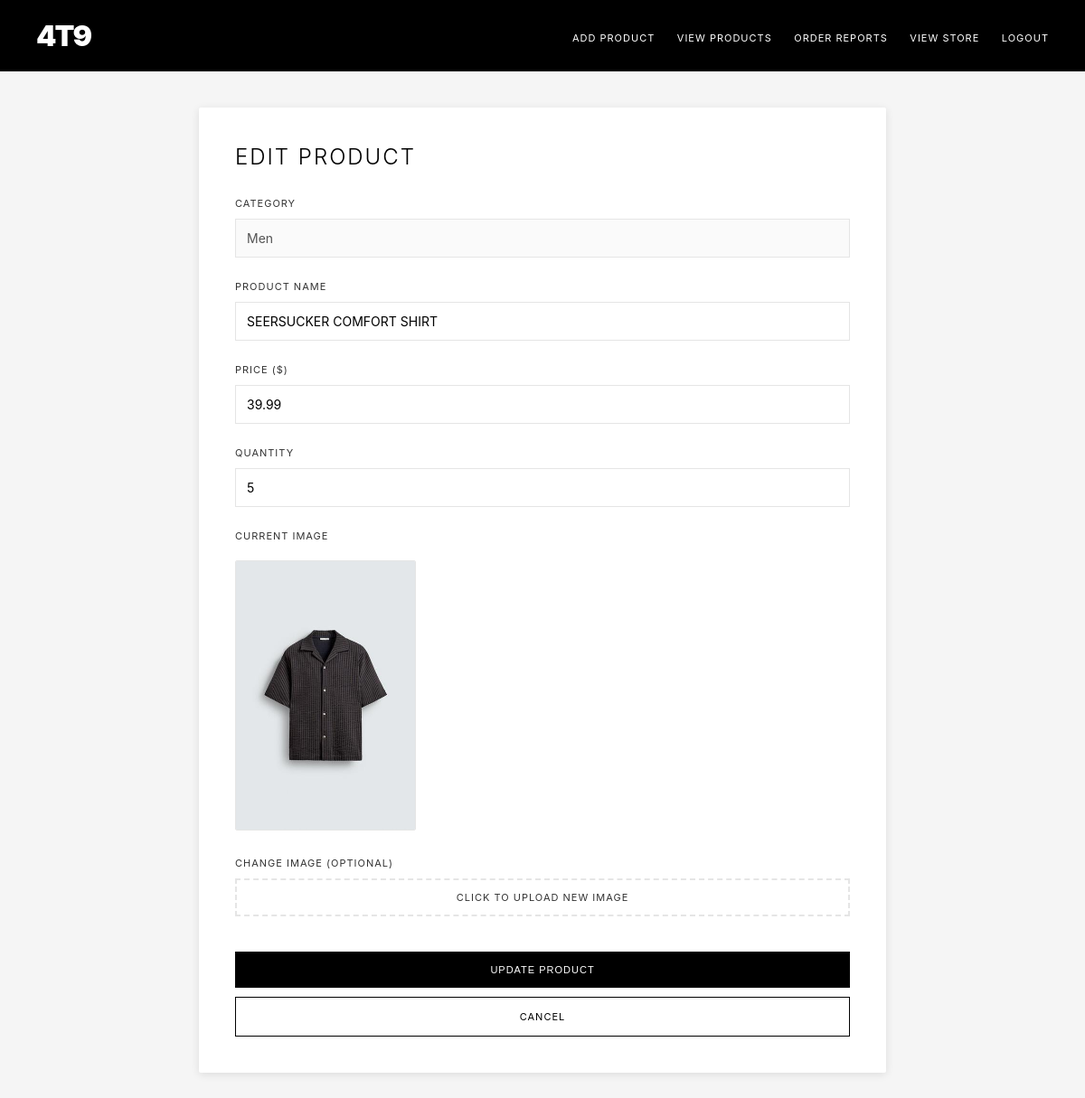
The app's page /admin/edit_product.php?id=14&category=men (signed in) with its own data.
### tables this page shows
CREATE TABLE `men` (
  `id` int NOT NULL,
  `name` varchar(255) NOT NULL,
  `price` decimal(10,2) NOT NULL,
  `qty` int NOT NULL,
  `image` varchar(255) NOT NULL,
  `created_at` timestamp NULL DEFAULT CURRENT_TIMESTAMP
);

### admin/edit_product.php (the view, shortened to what this page needs)
<?php
require_once '../includes/db.php';
$id = $_GET['id'] ?? '';
$category = $_GET['category'] ?? 'men';
$stmt = $pdo->prepare("SELECT * FROM $category WHERE id = :id");
$stmt->execute(['id' => $id]);
$product = $stmt->fetch();
?>
<!DOCTYPE html>
<html lang="en">
<head>
</head>
<body>
    <div class="admin-header">
        <div class="admin-logo">4T9</div>
        <div class="admin-nav">
            <a href="dashboard.php">Add Product</a>
            <a href="view_products.php">View Products</a>
            <a href="order_reports.php">Order Reports</a>
            <a href="../home.php">View Store</a>
            <a href="logout.php">Logout</a>
        </div>
    </div>
    <div class="container">
        <div class="card">
            <h2>Edit Product</h2>
            <form method="POST" enctype="multipart/form-data">
                <div class="form-group">
                    <label>Category</label>
                    <input type="text" value="<?php echo ucfirst($category); ?>" disabled>
                </div>
                <div class="form-group">
                    <label for="name">Product Name</label>
                    <input type="text" id="name" name="name" value="<?php echo htmlspecialchars($product['name']); ?>" required>
                </div>
                <div class="form-group">
                    <label for="price">Price ($)</label>
                    <input type="number" id="price" name="price" step="0.01" min="0" value="<?php echo $product['price']; ?>" required>
                </div>
                <div class="form-group">
                    <label for="qty">Quantity</label>
                    <input type="number" id="qty" name="qty" min="0" value="<?php echo $product['qty']; ?>" required>
                </div>
                <div class="form-group">
                    <label>Current Image</label>
                    <img src="../uploadimg/<?php echo htmlspecialchars($product['image']); ?>" alt="Product" class="current-image">
                </div>
                <div class="form-group">
                    <label>Change Image (Optional)</label>
                    <div class="file-input-wrapper">
                        <label for="image" class="file-input-label">
                            Click to upload new image
                        </label>
                    </div>
                </div>
                <button type="submit" class="btn-submit">Update Product</button>
                <a href="view_products.php?category=<?php echo $category; ?>" class="btn-cancel">Cancel</a>
            </form>
        </div>
    </div>
</body>
</html>

### admin/edit_product.php (style rules this page uses)
* { margin: 0; padding: 0; box-sizing: border-box; }
body { font-family: -apple-system, BlinkMacSystemFont, 'Segoe UI', Roboto, 'Helvetica Neue', Arial, sans-serif; background: #f5f5f5; }
.admin-header { background: #000; color: #fff; padding: 20px 40px; display: flex; justify-content: space-between; align-items: center; }
.admin-logo { font-size: 32px; font-weight: 900; letter-spacing: -2px; }
.admin-nav a { color: #fff; text-decoration: none; margin-left: 20px; font-size: 11px; letter-spacing: 1px; text-transform: uppercase; }
.container { max-width: 800px; margin: 40px auto; padding: 0 20px; }
.card { background: #fff; padding: 40px; border-radius: 2px; box-shadow: 0 2px 10px rgba(0,0,0,0.1); }
.card h2 { font-size: 24px; font-weight: 300; letter-spacing: 2px; text-transform: uppercase; margin-bottom: 30px; }
.form-group { margin-bottom: 25px; }
.form-group label { display: block; font-size: 11px; letter-spacing: 1px; text-transform: uppercase; margin-bottom: 10px; color: #333; }
.form-group input, .form-group select { width: 100%; padding: 12px; border: 1px solid #e5e5e5; font-size: 14px; outline: none; transition: border 0.3s; font-family: inherit; }
.btn-submit { width: 100%; padding: 14px; background: #000; color: #fff; border: none; font-size: 11px; letter-spacing: 1px; text-transform: uppercase; cursor: pointer; transition: background 0.3s; }
.btn-cancel { width: 100%; padding: 14px; background: #fff; color: #000; border: 1px solid #000; font-size: 11px; letter-spacing: 1px; text-transform: uppercase; cursor: pointer; transition: all 0.3s; text-decoration: none; display: block; text-align: center; margin-top: 10px; }
.current-image { max-width: 200px; margin-top: 10px; border: 1px solid #e5e5e5; border-radius: 2px; }
.file-input-wrapper { position: relative; overflow: hidden; display: inline-block; width: 100%; }
.file-input-label { display: block; padding: 12px; border: 2px dashed #e5e5e5; text-align: center; cursor: pointer; transition: border-color 0.3s; font-size: 13px; color: #666; }

### records on screen
men: name "SEERSUCKER COMFORT SHIRT", price "39.99", qty "5", image (picture)
